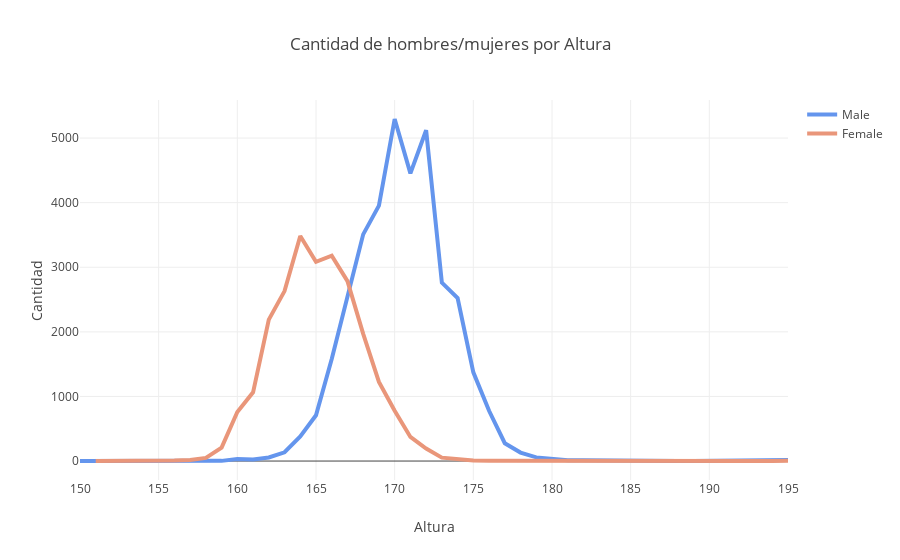

Notebook source saved alongside this figure:
### Code cell
# Create and style traces
trace0 = go.Scatter(
    x = df_m.groupby("height").count()["religion"].index,
    y = list(df_m.groupby("height").count()["religion"]),
    name = 'Male',
    line = dict(
        color = 'cornflowerblue',
        width = 4)
)
trace1 = go.Scatter(
    x = df_f.groupby("height").count()["religion"].index,
    y = list(df_f.groupby("height").count()["religion"]),
    name = 'Female',
    line = dict(
        color = "darksalmon",
        width = 4)
)
data = [trace0, trace1]

# Edit the layout
layout = dict(title = 'Cantidad de hombres/mujeres por Altura',
              xaxis = dict(title = 'Altura'),
              yaxis = dict(title = 'Cantidad'),
              )

fig = dict(data=data, layout=layout)
iplot(fig)

### Figure 1 — Plotly figure (JSON) as saved in the notebook; plotly's stock layout.template omitted (floating-point values rounded to 4 significant figures)
{"data": [{"line": {"color": "cornflowerblue", "width": 4}, "name": "Male", "type": "scatter", "uid": "ac118832-d904-49e7-9999-aec166125bad", "x": [150, 153, 154, 155, 156, 158, 159, 160, 161, 162, 163, 164, 165, 166, 167, 168, 169, 170, 171, 172, 173, 174, 175, 176, 177, 178, 179, 180, 181, 182, 183, 184, 185, 186, 188, 189, 190, 191, 194, 195], "y": [2, 3, 1, 1, 1, 4, 3, 31, 26, 55, 136, 381, 709, 1579, 2568, 3509, 3954, 5295, 4453, 5121, 2762, 2524, 1374, 778, 276, 132, 57, 27, 11, 11, 12, 8, 1, 1, 2, 1, 1, 2, 2, 15]}, {"line": {"color": "darksalmon", "width": 4}, "name": "Female", "type": "scatter", "uid": "b77c024d-31de-4cb0-90eb-3addd94c56e4", "x": [151, 152, 153, 154, 155, 156, 157, 158, 159, 160, 161, 162, 163, 164, 165, 166, 167, 168, 169, 170, 171, 172, 173, 174, 175, 176, 177, 184, 187, 191, 192, 193, 194, 195], "y": [1, 1, 2, 2, 5, 7, 17, 49, 209, 760, 1064, 2189, 2631, 3484, 3085, 3180, 2786, 1970, 1225, 779, 373, 194, 53, 23, 8, 5, 4, 1, 1, 1, 1, 1, 1, 5]}], "layout": {"title": {"text": "Cantidad de hombres/mujeres por Altura"}, "xaxis": {"title": {"text": "Altura"}}, "yaxis": {"title": {"text": "Cantidad"}}}}
